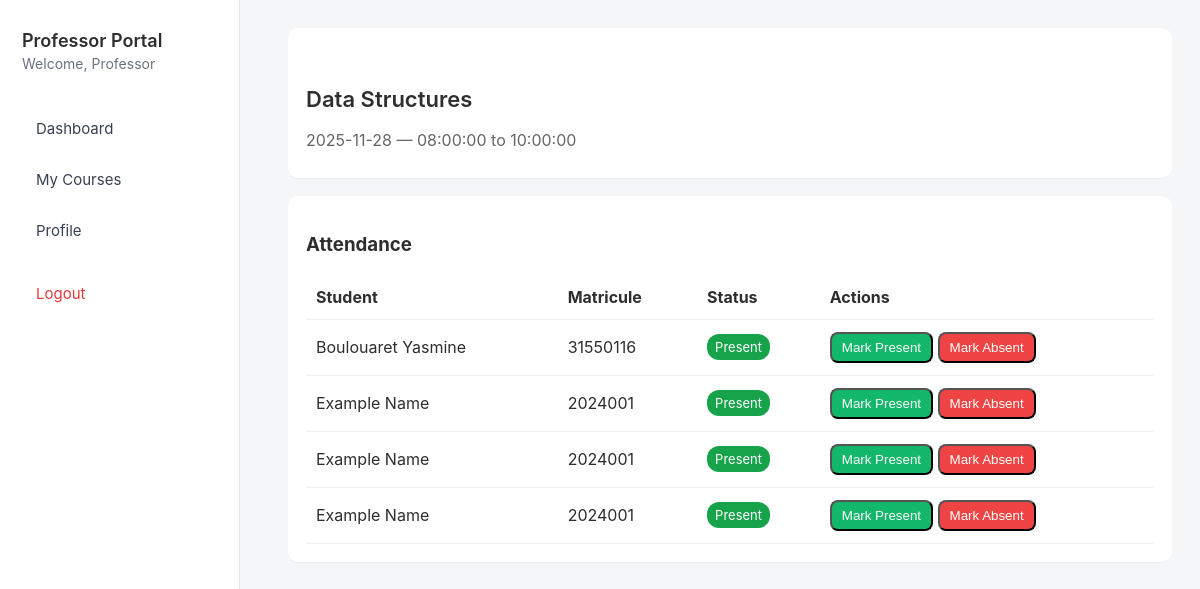
Screenshot of /frontend/professor/session.php?id=1 with the database file from the repository.
### tables this page shows
CREATE TABLE `sessions` (
  `id` int NOT NULL,
  `course_id` int NOT NULL,
  `professor_id` int NOT NULL,
  `session_date` date NOT NULL,
  `start_time` time NOT NULL,
  `end_time` time NOT NULL,
  `status` enum('open','closed') NOT NULL DEFAULT 'open'
);

CREATE TABLE `courses` (
  `id` int NOT NULL,
  `course_name` varchar(100) NOT NULL,
  `professor_id` int NOT NULL
);

CREATE TABLE `students` (
  `id` int NOT NULL,
  `fullname` varchar(255) NOT NULL,
  `matricule` varchar(100) NOT NULL,
  `group_id` varchar(50) NOT NULL
);

### frontend/professor/session.php (the view, shortened to what this page needs)
<?php
$conn = getConnection();
require_once __DIR__ . '/sidebar.php';
$session_id = isset($_GET['id']) ? intval($_GET['id']) : 0;
$stmt = $conn->prepare("
  SELECT s.*, c.course_name
  FROM sessions s
  LEFT JOIN courses c ON c.id = s.course_id
  WHERE s.id = :id
");
$stmt->execute([':id' => $session_id]);
$session = $stmt->fetch(PDO::FETCH_ASSOC);
$stmt = $conn->prepare("
  SELECT st.id, st.fullname, st.matricule
  FROM student_course sc
  JOIN students st ON st.id = sc.student_id
  WHERE sc.course_id = :cid
  ORDER BY st.fullname ASC
");
$stmt->execute([':cid' => $session['course_id']]);
$students = $stmt->fetchAll(PDO::FETCH_ASSOC);
$att = $conn->prepare("SELECT student_id, status FROM attendance WHERE session_id = :sid");
$att->execute([':sid' => $session_id]);
$attendanceRows = $att->fetchAll(PDO::FETCH_ASSOC);
$attendanceMap = [];
foreach ($attendanceRows as $r) {
    $attendanceMap[$r['student_id']] = $r['status'];
}
?>
<!doctype html>
<html>
<head>
  <link rel="stylesheet" href="../assets/style.css">
</head>
<body>
<div class="content">
  <div class="card">
    <h2>
        <?= htmlspecialchars($session['course_name']) ?>
    </h2>
    <div style="color:#666; margin-bottom:10px;">
      <?= htmlspecialchars($session['session_date']) ?>
      — <?= htmlspecialchars($session['start_time']) ?>
      to <?= htmlspecialchars($session['end_time']) ?>
    </div>
  </div>
  <div class="card">
    <h3>Attendance</h3>
    <?php if (empty($students)): ?>
      <p>No students enrolled for this course.</p>
    <?php else: ?>
      <table class="att">
        <thead>
          <tr>
            <th>Student</th>
            <th>Matricule</th>
            <th>Status</th>
            <th>Actions</th>
          </tr>
        </thead>
        <tbody id="attendance-body">
        <?php foreach ($students as $st):
             $curStatus = $attendanceMap[$st['id']] ?? null;
        ?>
          <tr data-student="<?= $st['id'] ?>">
            <td><?= htmlspecialchars($st['fullname']) ?></td>
            <td><?= htmlspecialchars($st['matricule']) ?></td>
            <td class="status-cell">
              <?php if ($curStatus === 'present'): ?>
                <span class="status-pill status-present">Present</span>
              <?php elseif ($curStatus === 'absent'): ?>
                <span class="status-pill status-absent">Absent</span>
              <?php else: ?>
                <span style="color:#777">Not marked</span>
              <?php endif; ?>
            </td>
            <td>
              <button class="btn-present mark-btn" data-id="<?= $st['id'] ?>" data-status="present">
                  Mark Present
              </button>
              <button class="btn-absent mark-btn" data-id="<?= $st['id'] ?>" data-status="absent">
                  Mark Absent
              </button>
            </td>
          </tr>
        <?php endforeach; ?>
        </tbody>
      </table>
    <?php endif; ?>
  </div>
</div>
</body>
</html>

### frontend/assets/style.css (style rules this page uses)
body { margin: 0; padding: 0; font-family: -apple-system, BlinkMacSystemFont, "Segoe UI", Roboto, sans-serif; background: #f5f6f8; color: #2e2e2e; }
.content { margin-left: 240px; flex: 1; padding: 40px 50px; transition: 0.25s ease; }
h2 { margin-top: 40px; font-size: 22px; font-weight: 600; }

### frontend/professor/session.php (style rules this page uses)
.content { margin-left: 260px; padding: 28px; }
.card { background:#fff; padding:18px; border-radius:10px; box-shadow:0 1px 0 #eee; margin-bottom:18px; }
table.att { width:100%; border-collapse:collapse; }
table.att th, table.att td { padding:12px 10px; border-bottom:1px solid #f0f0f0; text-align:left; }
.btn-present { background:#12b76a; color:#fff; padding:6px 10px; border-radius:8px; cursor:pointer; }
.btn-absent { background:#ef4444; color:#fff; padding:6px 10px; border-radius:8px; cursor:pointer; }
.status-pill { padding:5px 8px; border-radius:12px; color:#fff; font-size:13px; }
.status-present { background:#16a34a; }

### rows the page displays
sessions: course.course_name "Data Structures", session_date "2025-11-28", start_time "08:00:00", end_time "10:00:00"
students: fullname "Boulouaret Yasmine", matricule "31550116", shows "Present"
students: fullname "Example Name", matricule "2024001", shows "Present"
students: fullname "Example Name", matricule "2024001", shows "Present"
students: fullname "Example Name", matricule "2024001", shows "Present"

### other values shown
$profName "Professor"
